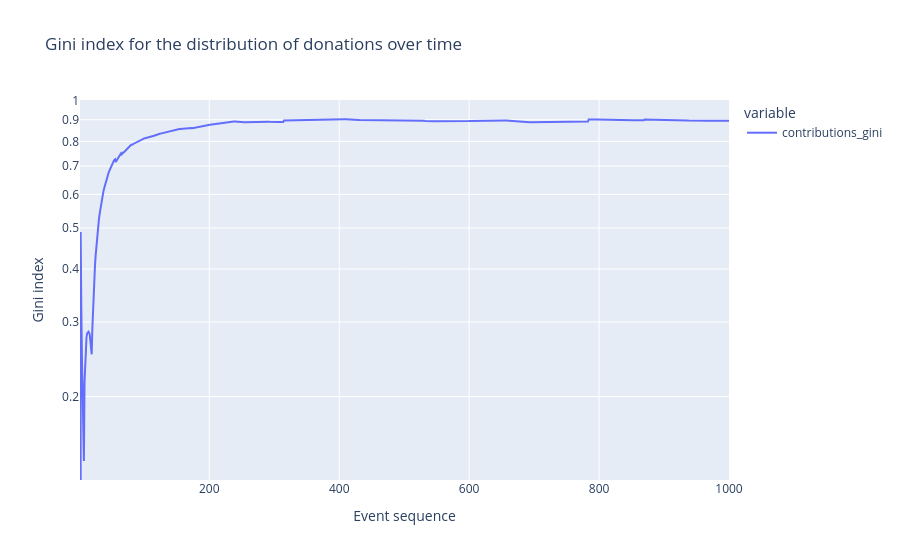

Here is the notebook cell this chart was saved with:
### Markdown cell above
#### Gini index

### Code cell
contribs_total_donation = lambda contribs: ineq.gini([contrib['amount'] for contrib in contribs]) / len(contribs)
contrib_per_time = df.contributions.iloc[1:].map(contribs_total_donation)
contrib_per_time.name = 'contributions_gini'
fig_df = contrib_per_time.reset_index()

title = 'Gini index for the distribution of donations over time'

x_col = 'timestep'
y_cols = ['contributions_gini']

labels = {'value': 'Gini index',
          'timestep': 'Event sequence'}

options = {'x': x_col,
           'y': y_cols,
           'title': title,
           'labels': labels,
           'log_y': True}

fig = px.line(fig_df, **options)

fig.show()

### Figure 1 — Plotly figure (JSON) as saved in the notebook; plotly's stock layout.template omitted (floating-point values rounded to 4 significant figures; data arrays with more than 128 entries replaced by an {"elided": "..."} marker saying what was removed)
{"data": [{"hovertemplate": "variable=contributions_gini<br>Event sequence=%{x}<br>Gini index=%{y}<extra></extra>", "legendgroup": "contributions_gini", "line": {"color": "#636efa", "dash": "solid"}, "mode": "lines", "name": "contributions_gini", "orientation": "v", "showlegend": true, "type": "scatter", "x": {"elided": "1000 int values"}, "xaxis": "x", "y": {"elided": "1000 float values"}, "yaxis": "y"}], "layout": {"autosize": true, "legend": {"title": {"text": "variable"}, "tracegroupgap": 0}, "title": {"text": "Gini index for the distribution of donations over time"}, "xaxis": {"anchor": "y", "autorange": true, "domain": [0, 1], "range": [1, 1000], "title": {"text": "Event sequence"}, "type": "linear"}, "yaxis": {"anchor": "x", "autorange": true, "domain": [0, 1], "range": [-0.8956, 0.0007765], "title": {"text": "Gini index"}, "type": "log"}}}
